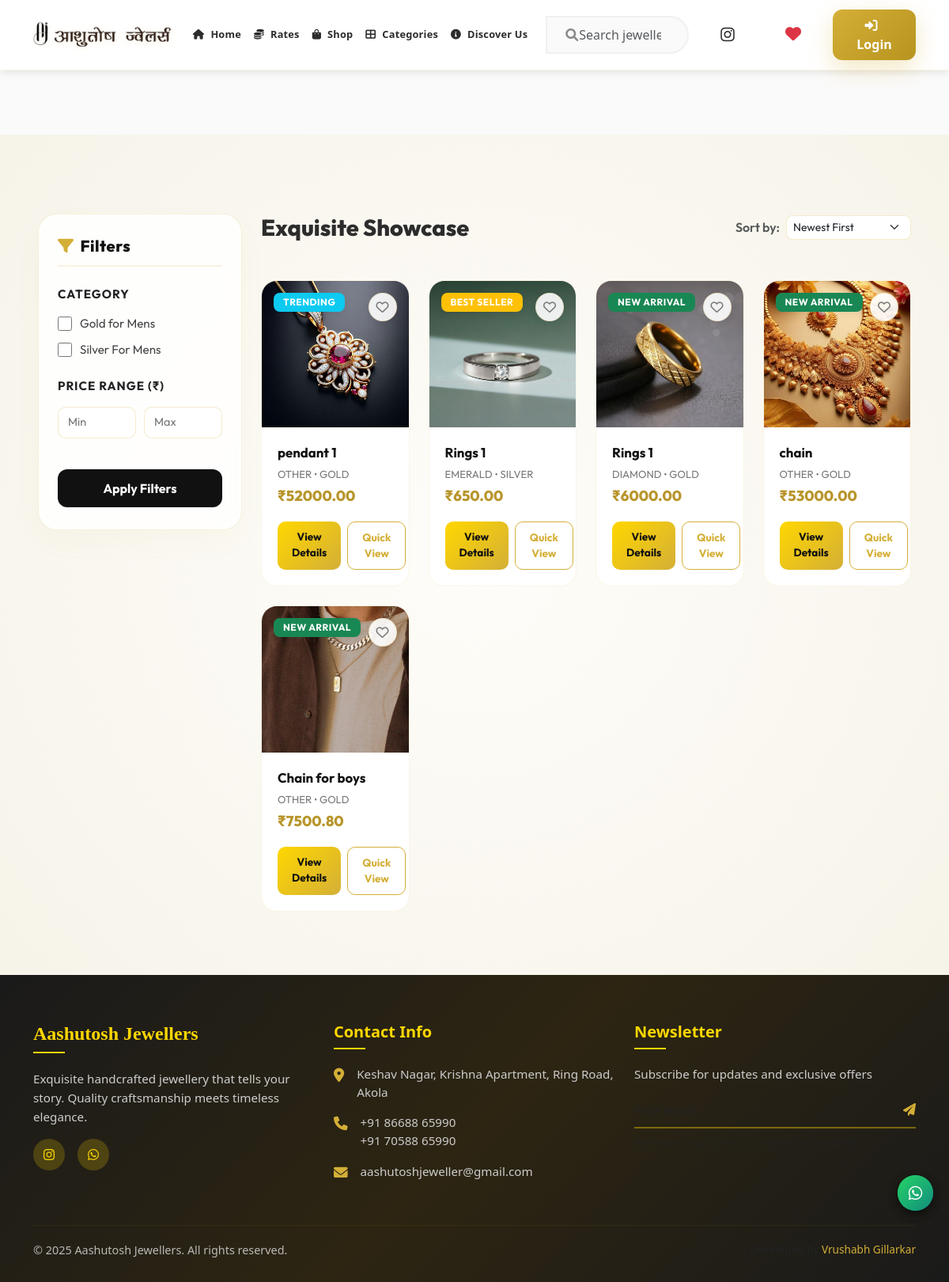
The page /shop/ on the database as committed earlier.
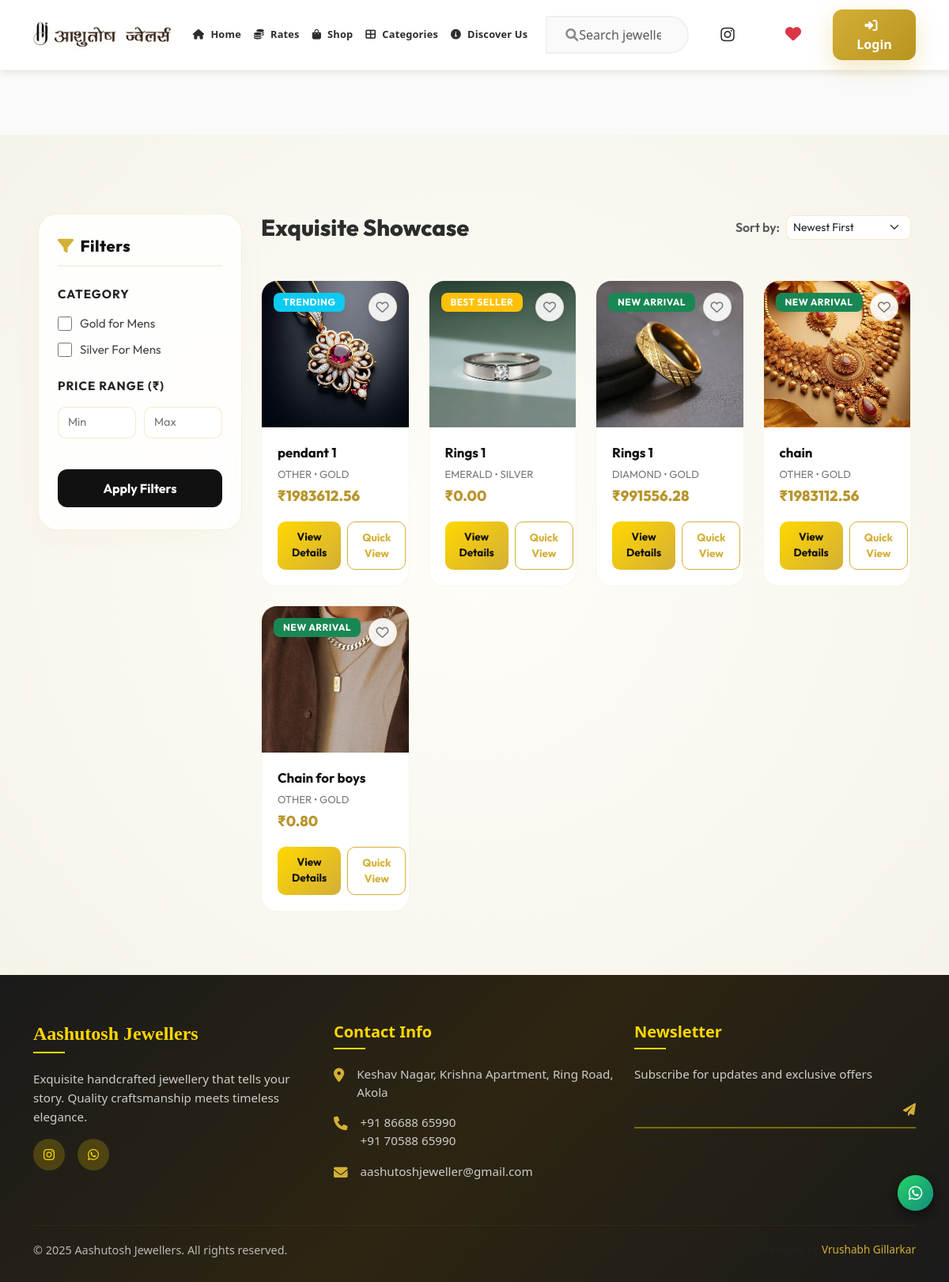
The same page on the database as committed later.
### shop/models.py (models this page shows, shortened)
class Category(models.Model):
    name = models.CharField(max_length=100, blank=True, null=True)
    image = models.ImageField(upload_to='categories/', blank=True, null=True)
    class Meta:
        verbose_name_plural = "Categories"
        ordering = ['name']

class Product(models.Model):
    BADGE_CHOICES = [
        ('NEW', 'New Arrival'),
        ('SALE', 'On Sale'),
        ('BEST', 'Best Seller'),
        ('TRENDING', 'Trending'),
        ('NONE', 'None'),
    ]
    STONE_CHOICES = [
        ('DIAMOND', 'Diamond'),
        ('RUBY', 'Ruby'),
        ('EMERALD', 'Emerald'),
        ('SAPPHIRE', 'Sapphire'),
        ('PEARL', 'Pearl'),
        ('AMETHYST', 'Amethyst'),
        ('OTHER', 'Other'),
    ]
    COLOR_CHOICES = [
        ('GOLD', 'Gold'),
        ('SILVER', 'Silver'),
        ('ROSE_GOLD', 'Rose Gold'),
        ('PLATINUM', 'Platinum'),
        ('MULTI', 'Multi-color'),
    ]
    METAL_CHOICES = [
        ('GOLD', 'Gold'),
        ('SILVER', 'Silver'),
        ('PLATINUM', 'Platinum'),
    ]
    GOLD_PURITY_CHOICES = [
        ('18K', '18K'),
        ('22K', '22K'),
        ('24K', '24K'),
        ('OTHER', 'Other'),
    ]
    SILVER_PURITY_CHOICES = [
        ('STERLING', 'Sterling (925)'),
        ('999', '999 Fine Silver'),
        ('OTHER', 'Other'),
    ]
    PLATINUM_PURITY_CHOICES = [
        ('950', '950 Platinum'),
        ('900', '900 Platinum'),
        ('OTHER', 'Other'),
    ]
    name = models.CharField(max_length=200, blank=True, null=True)
    subcategory = models.ForeignKey(
        'SubCategory',  # quoted in case SubCategory defined later in file
        on_delete=models.SET_NULL,
        null=True,
        blank=True,
        related_name="jewellery_items"
    )
    price = models.DecimalField(max_digits=10, decimal_places=2, default=0, blank=True, null=True)
    description = models.TextField(blank=True, null=True)
    image = models.ImageField(upload_to='jewellery/', blank=True, null=True)
    created_at = models.DateTimeField(auto_now_add=True)
    updated_at = models.DateTimeField(auto_now=True)
    is_featured = models.BooleanField(default=False)
    badge = models.CharField(max_length=20, choices=BADGE_CHOICES, default='NONE', blank=True, null=True)
    stone_type = models.CharField(max_length=20, choices=STONE_CHOICES, default='OTHER', blank=True, null=True)
    color = models.CharField(max_length=20, choices=COLOR_CHOICES, default='GOLD', blank=True, null=True)
    in_stock = models.BooleanField(default=True)
    metal_type = models.CharField(max_length=20, choices=METAL_CHOICES, default='GOLD', blank=True, null=True)
    gold_purity = models.CharField(
        max_length=10,
        choices=GOLD_PURITY_CHOICES,
        default='22K',
        blank=True,
        null=True,
        help_text="Gold purity (only relevant when metal_type is Gold)"
    )
    gold_weight = models.DecimalField(max_digits=8, decimal_places=2, default=0, blank=True, null=True)
    silver_purity = models.CharField(
        max_length=20,
        choices=SILVER_PURITY_CHOICES,
        default='STERLING',
        blank=True,
        null=True,
        help_text="Silver purity (only relevant when metal_type is Silver)"
    )
    silver_weight = models.DecimalField(max_digits=8, decimal_places=2, default=0, blank=True, null=True)
    platinum_purity = models.CharField(
        max_length=10,
        choices=PLATINUM_PURITY_CHOICES,
        default='950',
        blank=True,
        null=True,
        help_text="Platinum purity (only relevant when metal_type is Platinum)"
    )
    platinum_weight = models.DecimalField(max_digits=8, decimal_places=2, default=0, blank=True, null=True)
    diamond_weight = models.DecimalField(max_digits=8, decimal_places=2, default=0, blank=True, null=True)
    diamond_clarity = models.CharField(max_length=50, blank=True, null=True)
    diamond_color = models.CharField(max_length=50, blank=True, null=True)
    gold_value = models.DecimalField(max_digits=12, decimal_places=2, default=0, blank=True, null=True)
    silver_value = models.DecimalField(max_digits=12, decimal_places=2, default=0, blank=True, null=True)
    platinum_value = models.DecimalField(max_digits=12, decimal_places=2, default=0, blank=True, null=True)
    stone_value = models.DecimalField(max_digits=10, decimal_places=2, default=0, blank=True, null=True)
    making_charges = models.DecimalField(max_digits=10, decimal_places=2, default=0, blank=True, null=True)
    gst = models.DecimalField(max_digits=10, decimal_places=2, default=0, blank=True, null=True)
    total_price = models.DecimalField(max_digits=14, decimal_places=2, default=0, editable=False)
    class Meta:
        ordering = ['-created_at']
        verbose_name_plural = "Products"
        db_table = 'shop_jewellery'
    def get_badge_color(self):
        colors = {
            'NEW': 'success',
            'SALE': 'danger',
            'BEST': 'warning',
            'TRENDING': 'info',
        }
        return colors.get(self.badge, 'secondary')
    def image_url(self):
        if self.image:
            return self.image.url
        return '/static/img/no-image.png'

### shop/views.py (the view)
# urls.py: path('shop/', views.shop_view, name='shop'),
def shop_view(request):
    products = Product.objects.filter(in_stock=True)
    category_filter = request.GET.get('category')
    stone_filter = request.GET.get('stone_type')
    color_filter = request.GET.get('color')
    badge_filter = request.GET.get('badge')
    price_min = request.GET.get('price_min')
    price_max = request.GET.get('price_max')
    if category_filter:
        products = products.filter(category__id=category_filter)
    if stone_filter:
        products = products.filter(stone_type=stone_filter)
    if color_filter:
        products = products.filter(color=color_filter)
    if badge_filter:
        products = products.filter(badge=badge_filter)
    if price_min:
        products = products.filter(price__gte=price_min)
    if price_max:
        products = products.filter(price__lte=price_max)
    sort_by = request.GET.get('sort', 'newest')
    if sort_by == 'price_low':
        products = products.order_by('price')
    elif sort_by == 'price_high':
        products = products.order_by('-price')
    elif sort_by == 'name':
        products = products.order_by('name')
    else:  # newest
        products = products.order_by('-created_at')
    categories = Category.objects.all()
    context = {
        'products': products,
        'categories': categories,
        'current_filters': request.GET,
    }
    return render(request, 'shop/shop.html', context)

### shop/templates/shop/shop.html (shortened to what this page needs)
{% extends 'shop/base.html' %}
{% load static %}
{% block content %}
<div class="shop-page-wrapper">
  <div class="container-fluid px-lg-5">
    <div class="row">
      <div class="col-lg-3 col-md-12 mb-4">
        <div class="filter-sidebar-premium">
          <h5 class="d-flex align-items-center">
            <i class="fas fa-filter text-gold me-2"></i> Filters
          </h5>
          <div class="collapse d-lg-block" id="filter-collapse">
            <form id="filter-form">
              <div class="mb-4">
                <div class="filter-group-title">Category</div>
                {% for category in categories %}
                <div class="form-check-premium">
                  <input class="form-check-input-premium filter-input" type="checkbox" name="category" value="{{ category.id }}" id="cat-{{ category.id }}">
                  <label class="form-check-label-premium" for="cat-{{ category.id }}">
                    {{ category.name }}
                  </label>
                </div>
                {% endfor %}
              </div>
              <div class="mb-4">
                <div class="filter-group-title">Price Range (₹)</div>
                <div class="price-input-wrapper">
                  <input type="number" class="price-input-premium filter-input" placeholder="Min" name="price_min">
                  <input type="number" class="price-input-premium filter-input" placeholder="Max" name="price_max">
                </div>
              </div>
              <button type="button" id="apply-filters" class="btn-premium-filter-apply">
                Apply Filters
              </button>
            </form>
          </div>
        </div>
      </div>
      <div class="col-lg-9 col-md-12">
        <div class="d-flex justify-content-between align-items-center mb-4 flex-wrap">
          <h2 class="section-title mb-0" style="font-size: 1.8rem; font-weight: 800;">
            {% if current_category %}
              {{ current_category.name }}
            {% else %}
              Exquisite Showcase
            {% endif %}
          </h2>
          <div class="d-flex align-items-center mt-3 mt-sm-0">
            <span class="me-2 text-muted fw-semibold">Sort by:</span>
            <select id="sort-select" class="form-select form-select-sm" style="width: auto; border-color: rgba(212, 175, 55, 0.25); border-radius: 8px;">
              <option value="newest">Newest First</option>
            </select>
          </div>
        </div>
        <div class="row g-4 product-grid-container" id="products-container">
          {% for product in products %}
          <div class="col-xl-3 col-lg-4 col-md-6 col-sm-6 col-6 d-flex product-grid-col">
            <div class="product-card-premium">
              <div class="product-img-wrapper-premium">
                <button class="wishlist-btn-premium {% if product.id in user_wishlist_ids %}active{% endif %}" data-product-id="{{ product.id }}" aria-label="Add to Wishlist">
                  <i class="{% if product.id in user_wishlist_ids %}fas fa-heart text-danger{% else %}far fa-heart{% endif %}"></i>
                </button>
                <img src="{{ product.image_url }}" alt="{{ product.name }}">
                {% if product.badge != 'NONE' %}
                <span class="badge-premium badge bg-{{ product.get_badge_color }}">
                  {{ product.get_badge_display }}
                </span>
                {% endif %}
              </div>
              <div class="product-body-premium">
                <h5 class="product-title-premium">{{ product.name }}</h5>
                <p class="product-meta-premium mb-1">{{ product.stone_type }} • {{ product.color }}</p>
                <p class="product-price-premium">₹{{ product.price }}</p>
                <div class="product-actions-premium">
                  <a href="{% url 'product_detail' product.pk %}" class="btn btn-premium-gold flex-grow-1">View Details</a>
                  <button class="btn btn-premium-outline flex-grow-1" data-bs-toggle="modal" data-bs-target="#quickViewModal-{{ product.pk }}">Quick View</button>
                </div>
              </div>
            </div>
          </div>
          {% endfor %}
        </div>
      </div>
    </div>
  </div>
</div>
{% endblock %}

Rows that differ between the two databases and show on the page:
changed Product "pendant 1": price "52000.00" → "1983612.56"
changed Product "EMERALD": price "650.00" → "0.00"
changed Product "DIAMOND": price "6000.00" → "991556.28"
changed Product "chain": price "53000.00" → "1983112.56"
changed Product "Chain for boys": price "7500.80" → "0.80"
